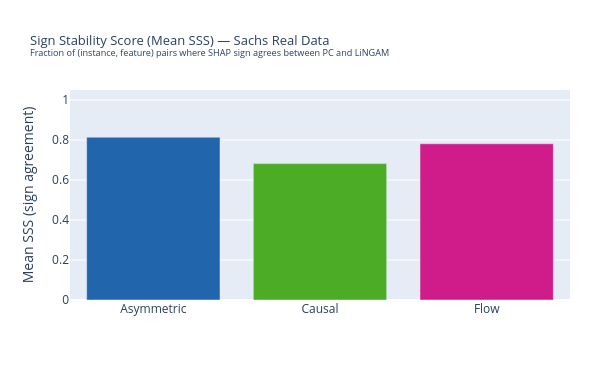

Source (notebook cell):
### Markdown cell above
## 6. Sign Stability Score (SSS) & Cross-Evaluation

**SSS** measures sign agreement between PC and LiNGAM for each feature.  
Higher SSS = signs are more consistent between the two discovered graphs (more stable).

The **cross-evaluation scatter** places every method in a common stability space:
- **x-axis — GSS**: signed magnitude bias between PC and LiNGAM
- **y-axis — (1 − SSS)**: sign flip rate between PC and LiNGAM

### Code cell
# ── SSS bar chart ─────────────────────────────────────────────────────────────
fig_sss = go.Figure()
for meth in BASE_METHODS:
    sub = df_sss[df_sss["Method"] == meth]
    if sub.empty:
        continue
    fig_sss.add_trace(go.Bar(
        name         = meth,
        x            = [meth],
        y            = [sub.iloc[0]["MeanSSS"]],
        marker_color = METHOD_COLORS[meth],
        hovertemplate=f"<b>{meth}</b><br>MeanSSS=%{{y:.3f}}<extra></extra>",
    ))

fig_sss.update_layout(
    title=dict(text="Sign Stability Score (Mean SSS) — Sachs Real Data<br>"
               "<sup>Fraction of (instance, feature) pairs where SHAP sign agrees between PC and LiNGAM</sup>",
               font=dict(size=13)),
    yaxis=dict(title="Mean SSS (sign agreement)", range=[0, 1.05]),
    height=380, width=600,
    showlegend=False,
    margin=dict(l=70, r=30, t=90, b=80),
)
fig_sss.show()

### Figure 1 — Plotly figure (JSON) as saved in the notebook; plotly's stock layout.template omitted (floating-point values rounded to 4 significant figures)
{"data": [{"hovertemplate": "<b>Asymmetric</b><br>MeanSSS=%{y:.3f}<extra></extra>", "marker": {"color": "#2166ac"}, "name": "Asymmetric", "type": "bar", "x": ["Asymmetric"], "y": [0.814]}, {"hovertemplate": "<b>Causal</b><br>MeanSSS=%{y:.3f}<extra></extra>", "marker": {"color": "#4dac26"}, "name": "Causal", "type": "bar", "x": ["Causal"], "y": [0.682]}, {"hovertemplate": "<b>Flow</b><br>MeanSSS=%{y:.3f}<extra></extra>", "marker": {"color": "#d01c8b"}, "name": "Flow", "type": "bar", "x": ["Flow"], "y": [0.7812]}], "layout": {"height": 380, "margin": {"b": 80, "l": 70, "r": 30, "t": 90}, "showlegend": false, "title": {"font": {"size": 13}, "text": "Sign Stability Score (Mean SSS) — Sachs Real Data<br><sup>Fraction of (instance, feature) pairs where SHAP sign agrees between PC and LiNGAM</sup>"}, "width": 600, "yaxis": {"range": [0, 1.05], "title": {"text": "Mean SSS (sign agreement)"}}}}
